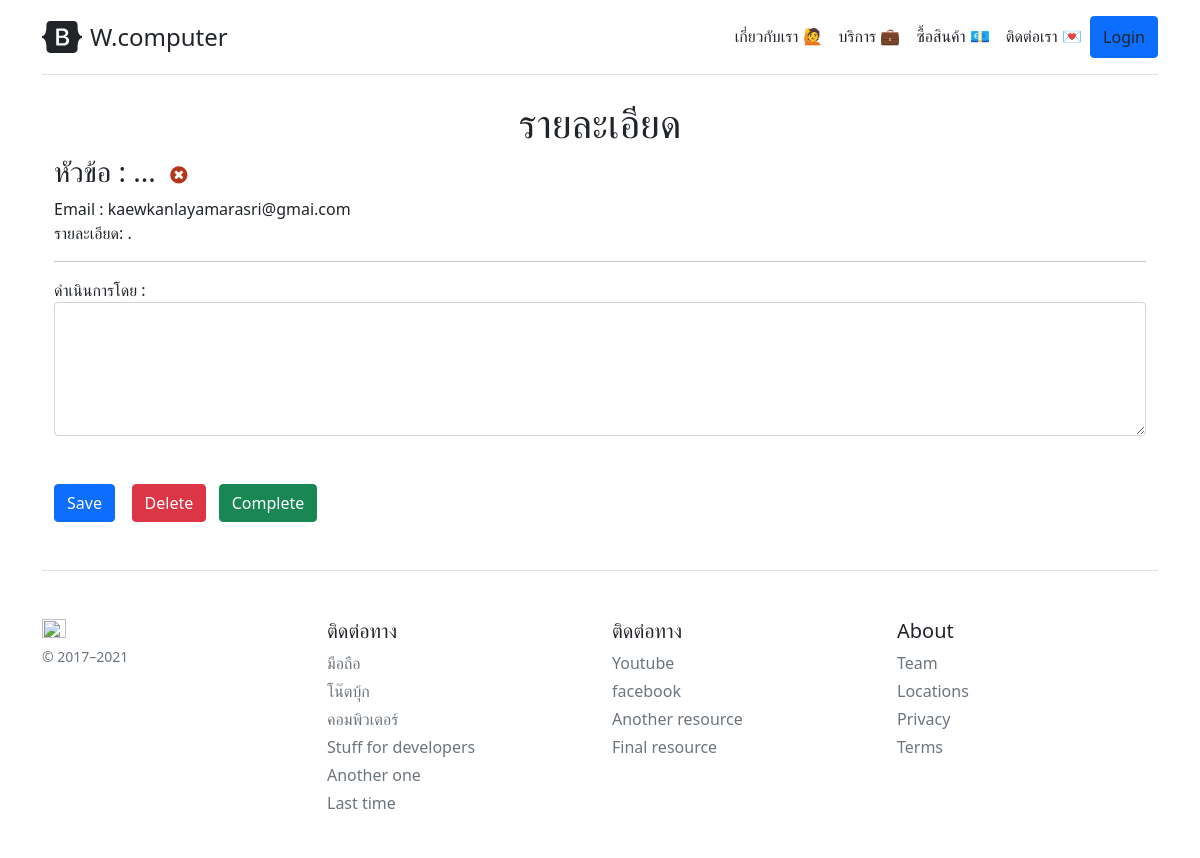
The app's page /action-detail/16/, older data.
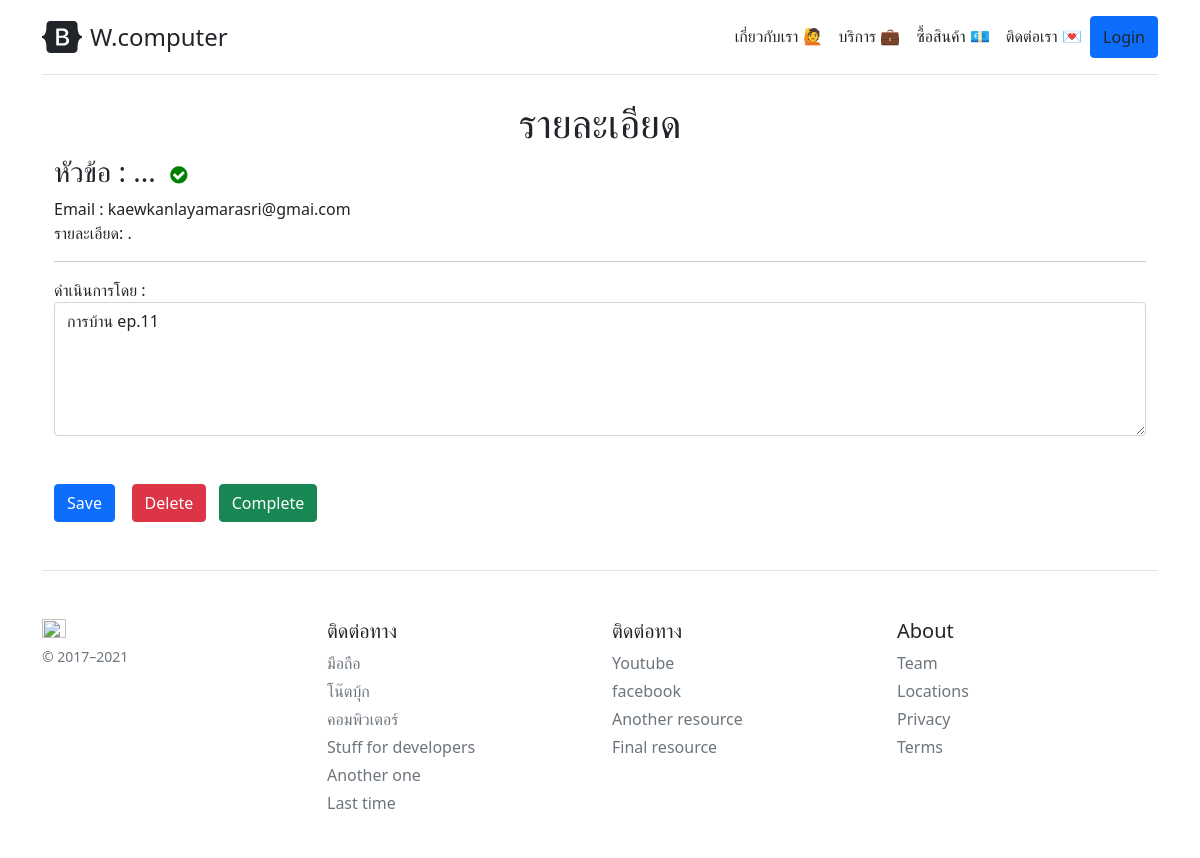
The same page, newer data.
### company/models.py (models this page shows, shortened)
class Action(models.Model):
    contactlist = models.ForeignKey(ContactList,on_delete = models.CASCADE)
    actiondetail = models.TextField() #ไม่ใส่ null = True,blank=True คือให้บังคับกรอก

### company/views.py (the view, shortened to what this page needs)
# urls.py: path('action-detail/<int:cid>/',ActionPage,name = 'action-page'), #www.W.computer/action-detail
def ActionPage(request,cid):
    context = {}
    contact = ContactList.objects.get(id=cid)
    context['contact'] = contact
    try:
        action = Action.objects.get(contactlist = contact)
        context['action'] = action
    except:
        pass
    return render(request, 'company/action.html',context)

### company/template/company/action.html (shortened to what this page needs)
{% extends 'company/base.html'%}
{%block content %}
<center>
    <h1>รายละเอียด</h1>
</center>
<div class="container">
    <h3>หัวข้อ : {{contact.title}}
    {% if contact.complete == True %}
        &nbsp;<i class="fa fa-check-circle" style="font-size:20px;color:green"></i>
    {% else %}
        &nbsp;<i class="fa fa-times-circle" style="font-size:20px;color:rgb(179, 55, 24)"></i>
    {% endif %}
</h3>
    <p>
        Email : {{contact.email}}<br>
        รายละเอียด: {{contact.detail}}<br>
    </p>
    <hr>
    <form method="POST">
            <div class="form-group">
            <label for="detail">ดำเนินการโดย : </label>
            <textarea type="text" class="form-control" rows="5"  id="detail" name="detail">{{action.actiondetail}}</textarea>
            </div><br><br>
            <button type="submit" class="btn btn-primary"  name="save">Save</button> &nbsp;&nbsp;
            <button type="submit" class="btn btn-danger" name="delete">Delete</button>&nbsp;&nbsp;
            <button type="submit" class="btn btn-success"  name="complete">Complete</button>
        </form>
{% endblock content %}

Row changes from the older to the newer data that the page shows:
changed ContactList "kaewkanlayamarasri@gmai.com": complete False → True (drawn)
added Action: detail "การบ้าน ep.11"
